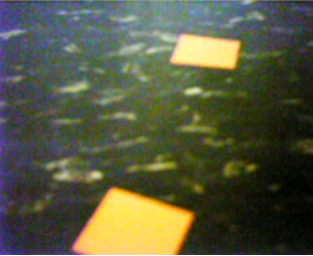
#> input picture Assignment_5/square.png, 313 x 256 px
$ python -i testing_case_justin.py   (imports and definitions only)
#> lines starting #> are read from the running program, lines starting #| are printed output that depends on the picture
#> further down, picture is the input picture: shape (256, 313, 3); mean B, G, R 64.5, 89, 86.5
import robot_control
import cv2 as cv
import numpy as np
from picamera import PiCamera
import time
from picamera.array import PiRGBArray

# [48 lines left out: function initialize_cam, not called in this run]

def detect_line(image):
	edges = np.zeros(image.shape, np.uint8)
	edges = cv.GaussianBlur(edges, (9,9),cv.BORDER_DEFAULT)
	cv.normalize(image, edges, 0 ,255, cv.NORM_MINMAX)
	edges = cv.Canny(edges, 247, 255)
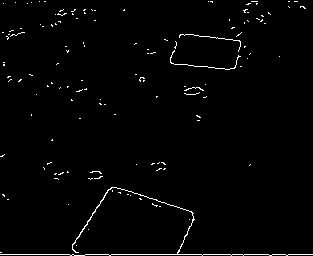
#> edges: shape (256, 313); 1.6% white in thin lines or dots
	edges = cv.dilate(edges, np.ones((2,2)))
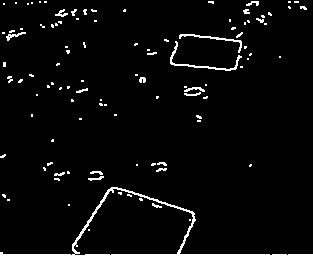
#> edges: shape (256, 313); 3.5% white in thin lines or dots
	cv.imshow("Frame", edges)

# [4 lines left out: function main, not called in this run]


# [2 lines not run here, left out]

>>> import cv2
>>> picture = cv2.imread('../Assignment_5/square.png')
>>> result = detect_line(picture)
